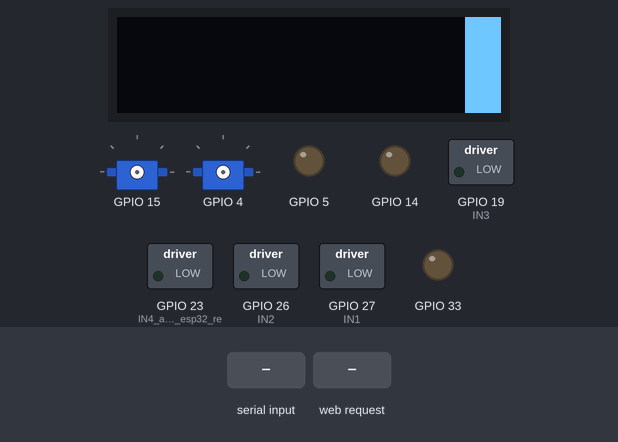
This sketch was run on a simulated ESP32. On the bench: 128×32 one-colour display, 2 × servo, switched loads named in the sketch (green lamp = pin HIGH), output pins drawn as LEDs (lit = HIGH). The test bench sets the inputs (shaded band). WiFi joins after 1.5 s; servers stay silent unless stated; what the sketch prints to the serial monitor is not drawn.

Above: at 10.6 s.
13.8 s: "Camera init failed\n" received over the second serial link
At 15.1 s:
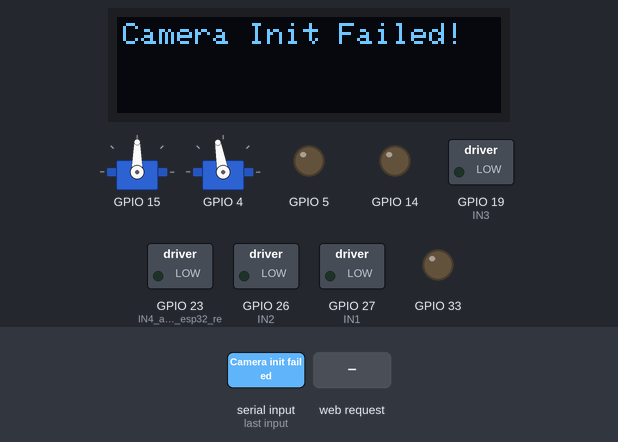
18.5 s: HTTP request GET /symbols_arrow_up received
At 19.5 s:
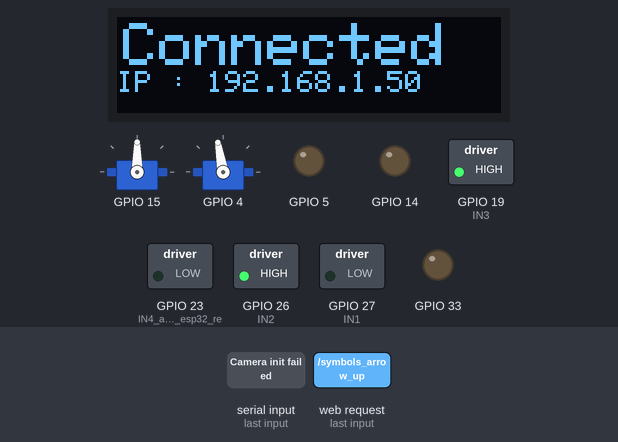
20.5 s: HTTP request GET /symbols_arrow_down received
At 21.3 s:
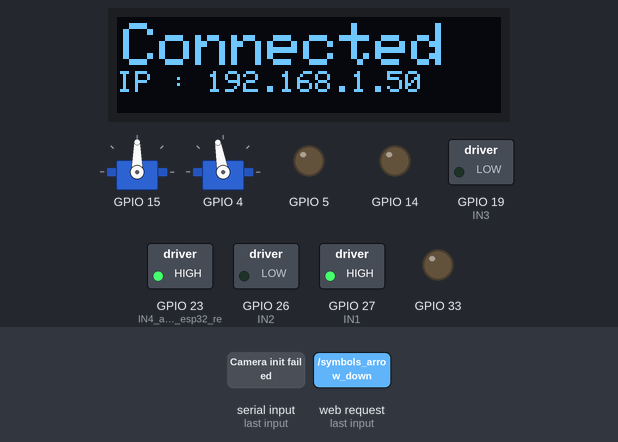
22.4 s: HTTP request GET /symbols_arrow_left received
At 22.8 s:
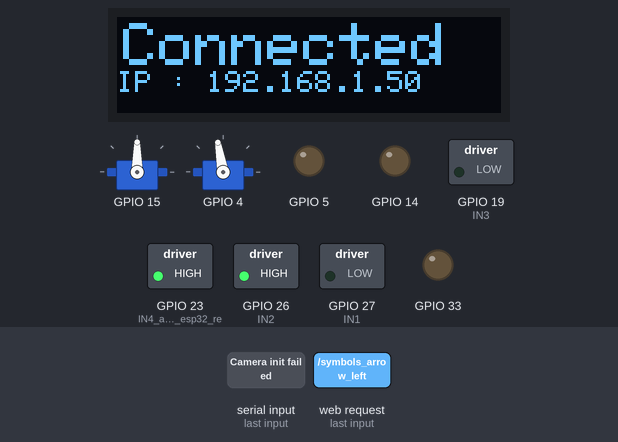
24.3 s: HTTP request GET /symbols_arrow_right received
At 25.4 s:
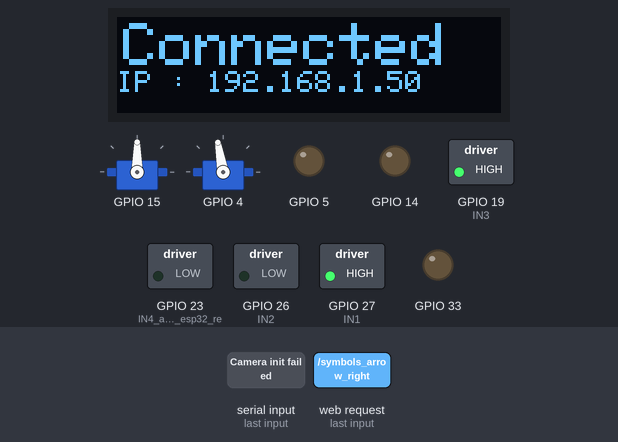
26.2 s: HTTP request GET /ledon received
At 26.7 s:
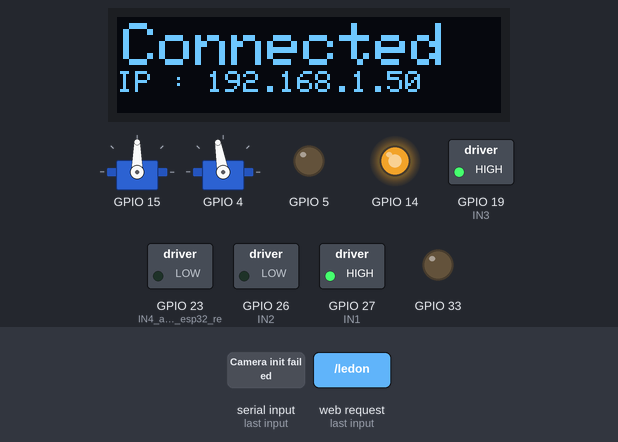
Timing chart, 0 to 29.1 s (numbered marks = the images above; inputs shaded):
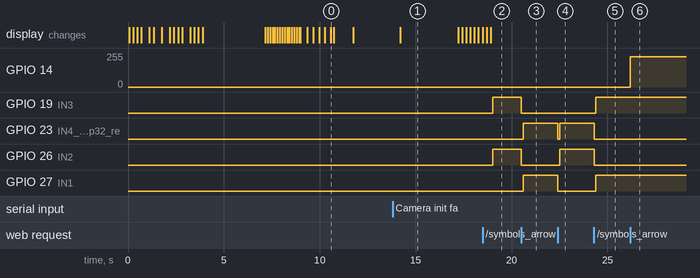

Measured:
- after the input at 13.8 s, the display: changes after 0.40 s (image 1)
- after the input at 18.5 s, GPIO 19 (IN3), GPIO 26 (IN2): LOW → HIGH after 0.52 s
- after the input at 20.5 s, GPIO 19 (IN3), GPIO 26 (IN2): HIGH → LOW at once; GPIO 23 (IN4_and_pin_5_of_esp32_re), GPIO 27 (IN1): LOW → HIGH after 0.10 s
- after the input at 22.4 s, GPIO 23 (IN4_and_pin_5_of_esp32_re): HIGH → LOW at once, → HIGH 0.10 s later; GPIO 26 (IN2): LOW → HIGH after 0.10 s; GPIO 27 (IN1): HIGH → LOW at once
- after the input at 24.3 s, GPIO 19 (IN3), GPIO 27 (IN1): LOW → HIGH after 0.10 s; GPIO 23 (IN4_and_pin_5_of_esp32_re), GPIO 26 (IN2): HIGH → LOW at once
- after the input at 26.2 s, GPIO 14: 0/255 → 227/255 at once
- what the display in image 1 shows lasts 3.0 s, from 14.2 s to 17.2 s

The sketch:

CarControlPanel.ino
```cpp
// --------------- includes -------------
#include <WiFi.h>
#include <analogWrite.h>
#include <ESP32Servo.h>
#include <Adafruit_SSD1306.h>
#include <Adafruit_GFX.h>
#include <Wire.h>
#include <ESP32Servo.h>

// -------------------- Extra functions classes and variables macros ------------------
char* ssid = "HKUCAK";
char* password = "PROPLAYERS";
#define SCREEN_W 128
#define SCREEN_H 32
#define SCREEN_RESET -1
#define SCREEN_ADDR 0x3C

WiFiServer webServer(80);
Adafruit_SSD1306 display(SCREEN_W, SCREEN_H, &Wire, SCREEN_RESET);

void showBanner(){
  display.clearDisplay();
  display.setCursor(0, 0);
  display.drawFastHLine(0, 0, SCREEN_W, SSD1306_WHITE);
  display.drawFastHLine(0, SCREEN_H-1, SCREEN_W, SSD1306_WHITE);
  display.drawFastVLine(0, 0, SCREEN_H, SSD1306_WHITE);
  display.drawFastVLine(SCREEN_W-1, 0, SCREEN_H, SSD1306_WHITE);
  display.display();

  display.setCursor(3, 3);
  display.setTextSize(1);
  display.setTextColor(SSD1306_WHITE);
  String toPtr = "MADE BY :\nTEAM S.H.";
  for (int i = 0; i < toPtr.length(); i++){
    display.print(String(toPtr.charAt(i)));
    display.display();
    if (toPtr.charAt(i) == '\n'){
      display.setTextSize(2);
      display.setCursor(7, 11);
    }
    delay(200);
  }
  delay(3000);

  display.setCursor(0, 0);
  for (int i = 0; i < SCREEN_H; i++){
    display.drawFastHLine(0, i, SCREEN_W, SSD1306_WHITE);
    display.display();
    delay(50);
  }
  display.setCursor(0, 0);
  for (int i = 0; i < SCREEN_W; i++){
    display.drawFastVLine(i, 0, SCREEN_H, SSD1306_BLACK);
    display.display();
  }
}

String CameraIP;
void cameraSetupStart(){
  Serial2.begin(115200, SERIAL_8N1, 16, 17);
  int time_out = 0;

  while (true){
    display.clearDisplay();
    display.setCursor(2, 2);
    display.setTextSize(1);
    display.println("CONNECTING CAMERA");
    display.setTextSize(2);

    time_out += 1;
    if (Serial2.available() > 0){
      String data_ = Serial2.readStringUntil('\n');
      Serial.print("Got Data : "); Serial.println(data_);
//      analogWrite(2, 200);
      if (data_.indexOf("<IP>") != -1 && data_.indexOf("</IP>") != -1){
        CameraIP = data_.substring(4).substring(0, data_.indexOf("</IP>")-4);
        break;
      }
      else if (data_.indexOf("Camera init failed") != -1){
        display.clearDisplay();
        display.setCursor(2, 2);
        display.setTextSize(1);
        display.println("Camera Init Failed!");
        display.setTextSize(2);
        display.display();
        delay(3000);
        break;
      }
//      analogWrite(2, 0);
    }
    else {
      display.clearDisplay();
      display.setCursor(2, 2);
      display.setTextSize(1);
      display.println("Waiting for serial\nconnection.");
      display.setTextSize(2);
      display.display();
      delay(600);
      continue;
    }

    display.print("."); display.display(); delay(100);
    display.print("."); display.display(); delay(100);
    display.print("."); display.display(); delay(100);
    display.print("."); display.display(); delay(100);
    display.print("."); display.display(); delay(100);

    if (time_out == 40){
      display.clearDisplay();
      display.setCursor(2, 2);
      display.setTextSize(1);
      display.println("Camera not found\nstarting model.");
      display.display();
      analogWrite(2, 0);
      delay(1000);
      break;
    }
  }
}

void connectWiFi(char* ssid, char* password){
  WiFi.begin(ssid, password);
  display.clearDisplay();
  display.setTextSize(2);

  while (WiFi.status() != WL_CONNECTED){
    display.setCursor(2, 2);
    display.print("connecting."); display.display();
    delay(200);
    display.print("."); display.display();
    delay(200);
    display.print("."); display.display();
    delay(200);
    display.print("."); display.display();
    delay(200);
    display.clearDisplay();
  }
  display.setCursor(2, 2);
  display.println("Connected");
  display.setTextSize(1);
  display.print("IP : ");
  display.println(WiFi.localIP());
  display.display();
  Serial.println("");
  Serial.println("WiFi connected!");
}

class SH_Motor{
  public:SH_Motor(){
    setMoveSpeed(100);
  }
  public:void moveBackward(){
    stopMove();
    digitalWrite(27, HIGH);
    digitalWrite(23, HIGH);
  }
  public:void moveForward(){
    stopMove();
    digitalWrite(26, HIGH);
    digitalWrite(19, HIGH);
  }
  public:void moveLeft(){
    stopMove();
    digitalWrite(23, HIGH);
    digitalWrite(26, HIGH);
  }
  public:void moveRight(){
    stopMove();
    digitalWrite(19, HIGH);
    digitalWrite(27, HIGH);
  }
  public:void stopMove(){
    digitalWrite(27, LOW);
    digitalWrite(23, LOW);
    digitalWrite(26, LOW);
    digitalWrite(19, LOW);
    delay(100);
  }

  public:void setMoveSpeed(int Speed){
    analogWrite(5, Speed);
  }
};

class Cam_Rotor{
  private:Servo x_axis;
  private:Servo y_axis;
  public:void init(int servo_x, int servo_y){
    x_axis.attach(servo_x);
    y_axis.attach(servo_y);
    x_axis.write(90);
    y_axis.write(100);
  }

  public:String rotateX(int deg){
    // 0 to 180
    if (deg < 0 && deg > 180){
      return "OUT_OF_BOX";
    }
    x_axis.write(deg);
  }
  public:String rotateY(int deg){
    // 70 to 180
    if (deg < 70 && deg > 180){
      return "OUT_OF_BOX";
    }
    y_axis.write(deg);
  }
  public:int getY(){
    return y_axis.read();
  }
  public:int getX(){
    return x_axis.read();
  }
};

// >-------------------------- Main CODE -----------------------<
Cam_Rotor rotor;

void setup() {
  Serial.begin(115200);
  display.begin(SSD1306_SWITCHCAPVCC, SCREEN_ADDR);

  showBanner();
  delay(1000);

  display.clearDisplay();
  display.setTextSize(2);
  display.setTextColor(SSD1306_WHITE);
  display.setCursor(2, 2);

  pinMode(27, OUTPUT); // IN1
  pinMode(26, OUTPUT); // IN2
  pinMode(19, OUTPUT); // IN3
  pinMode(23, OUTPUT); // IN4 and pin 5 of esp32 reserved for pwn (motor speed)
  pinMode(33, OUTPUT);

  rotor.init(15, 4);
  cameraSetupStart();

  Serial.println("servo done");

  connectWiFi(ssid, password);
  Serial.print("Server started at : ");
  Serial.println(WiFi.localIP());
  webServer.begin();
}


String header = "";
SH_Motor motor;

void loop() {
  WiFiClient cli = webServer.available();  // listen clients

  if (WiFi.status() != WL_CONNECTED){
    motor.stopMove();
    analogWrite(14, 0);
    cameraSetupStart();
    connectWiFi(ssid, password);
  }

  if (cli){
    while (cli.connected()){  // connected means client is serving this page.
      if (cli.available()){  // available means client is at loading screen or sending or recieving any http request of webpage.
        char c = cli.read();
        header += c;

        if (c == '\n'){
          Serial.println(header);
//          if (header.indexOf("GET /hi") >= 0){ // if str not in indexOf() so -1 if in but at 0 so 0 else > 0;
//            Serial.println("client saying hi!");
//            cli.println("Welcome to this page :)");
//            cli.println();
//            header = "";
//            break;
//          }
          if (header.indexOf("GET /symbols_arrow_up") >= 0){
            motor.moveForward();
            Serial.println("Going forword!");
          }
          else if (header.indexOf("GET /symbols_arrow_down") >= 0){
            motor.moveBackward();
            Serial.println("Going backword!");
          }
          else if (header.indexOf("GET /symbols_arrow_left") >= 0){
            motor.moveLeft();
            Serial.println("Going left!");
          }
          else if (header.indexOf("GET /symbols_arrow_right") >= 0){
            motor.moveRight();
            Serial.println("Going right!");
          }
          else if (header.indexOf("GET /symbols_arrow_down") >= 0){
            motor.moveBackward();
            Serial.println("Going backword!");
          }
          else if (header.indexOf("GET /setSpeed,") >= 0){
            motor.setMoveSpeed(header.substring(header.indexOf(",")+1, header.indexOf(",")+4).toInt());
            Serial.println("setting speed!");
          }
          else if (header.indexOf("GET /ledon") >= 0){
            analogWrite(14, 227);
          }
          else if (header.indexOf("GET /ledoff") >= 0){
            analogWrite(14, 0);
          }
          else if (header.indexOf("GET /hornOn") >= 0){
            digitalWrite(33, HIGH);
          }
          else if (header.indexOf("GET /hornOff") >= 0){
            digitalWrite(33, LOW);
          }
          else if (header.indexOf("GET /symbols_circle_target") >= 0){
            motor.stopMove();
          }
          else if (header.indexOf("GET /flashon") >= 0){
            analogWrite(32, 200);
          }
          else if (header.indexOf("GET /flashoff") >= 0){
            analogWrite(32, 0);
          }
          else if (header.indexOf("GET /setXcam_rotor,") >= 0){
            int deg = header.substring(header.indexOf(",")+1, header.indexOf(",")+4).toInt();
            rotor.rotateX(deg);
            Serial.println(deg);
          }
          else if (header.indexOf("GET /setYcam_rotor,") >= 0){
            int deg = header.substring(header.indexOf(",")+1, header.indexOf(",")+4).toInt();
            rotor.rotateY(70+deg);
            Serial.println("setting Ycam_rotor!");
          }
          else if (header.indexOf("POST /giveCamIP") >= 0){
            cli.println("HTTP/1.1 200 OK");
            cli.println("Content-type:text/html");
            cli.println("Connection: close");
            cli.println();
            cli.println(CameraIP);
            cli.println();
            header = "";
            break;
          }
          else if (header.indexOf("GET /none") >= 0){
            cli.println("HTTP/1.1 200 OK");
            cli.println("Content-type:text/html");
            cli.println("Connection: close");
            cli.println();
            cli.println("camera viewport");
            cli.println();
            header = "";
            break;
          }
          header = "";

          // Displaying webpage also say it response to client.
          cli.println("HTTP/1.1 200 OK");
          cli.println("Content-type:text/html");
          cli.println("Connection: close");
          cli.println();
          cli.println("<html lang=\"en\"><head><meta charset=\"UTF-8\"><meta http-equiv=\"X-UA-Compatible\" content=\"IE=edge\"><meta name=\"viewport\" content=\"width=device-width, initial-scale=1.0\"><meta charset=\"UTF-8\"><title>Control Panel</title><!-- Development only --><!-- <link rel=\"stylesheet\" href=\"webPage.css\"> --><!-- For production --><link rel=\"stylesheet\" href=\"https://drive.google.com/uc?id=1Obs79z8ctScwBTC_5wYyVDWYe29qFgVn\"></head><body><div class=\"controls\"><button id=\"symbols_horn\" name=\"extraOption\" onclick=\"onClickHorn()\"></button><button class=\"forward\" id=\"symbols_arrow_up\" onclick=\"onclickArrowBtns('symbols_arrow_up')\"></button><button id=\"symbols_head_light\" name=\"extraOption\" onclick=\"onClickLight()\"></button><button class=\"left\" id=\"symbols_arrow_left\" onclick=\"onclickArrowBtns('symbols_arrow_left')\"></button><button class=\"stop\" id=\"symbols_circle_target\" onclick=\"onclickArrowBtns('symbols_circle_target')\"></button><button class=\"right\" id=\"symbols_arrow_right\" onclick=\"onclickArrowBtns('symbols_arrow_right')\"></button><div name=\"extraOption\" id=\"speed\"><span class=\"lable_speed\">SPEED</span><div class=\"value_bar\"><span class=\"changeable_text\">100</span><span></span><input type=\"range\" min=\"60\" max=\"255\" value=\"100\"><span></span></div></div><button class=\"backward\" id=\"symbols_arrow_down\" onclick=\"onclickArrowBtns('symbols_arrow_down')\"></button><button name=\"extraOption\" id=\"symbols_rotation_arrow\" onclick=\"enableCameraMode()\"></button></div><div class=\"camera_controls\"><div class=\"y_origin_rotation\"></div><button class=\"startLive\" id=\"liveStream\" onclick=\"onCameraLive()\"></button><!-- <button class=\"forward\" id=\"symbols_cam_up\" onclick=\"forCameraControls('symbols_cam_up')\"></button> --><button class=\"captureOneImage\" id=\"captureImage\" onclick=\"onCameraCapture()\"></button><!-- <button class=\"left\" id=\"symbols_cam_left\" onclick=\"forCameraControls('symbols_cam_left')\"></button> --><button class=\"stop\" id=\"symbols_cam_target\" onclick=\"on_flash()\"></button><!-- <button class=\"right\" id=\"symbols_cam_right\" onclick=\"forCameraControls('symbols_cam_right')\"></button> --><button class=\"settings\" id=\"settings_cam\" onclick=\"forCameraSettings()\"></button><!-- <button class=\"backward\" id=\"symbols_cam_down\" onclick=\"forCameraControls('symbols_cam_down')\"></button> --><button class=\"control_changer\" id=\"symbols_cam_close\" onclick=\"enableCameraMode()\"></button><div class=\"x_origin_rotation\"></div></div><div class=\"display\"><div class=\"camera\"><button class=\"fullScreenCam\" onclick=\"onFullScreenCam()\">⛶</button><img src=\"none\" alt=\"View Port\" class=\"viewPhotage\"></div></div><div class=\"cam_settings_window\"><div class=\"main_settings\"><h2>Camera Settings</h2><div class=\"options option-1-resolution\"><span>Resolution</span><select id=\"resolutions\"><option value=\"QVGA\">QVGA (320 x 240)</option><option value=\"CIF\">CIF (352 x 288)</option><option value=\"VGA\" selected>VGA (640 x 480)</option><option value=\"SVGA\">SVGA (800 x 600)</option><option value=\"XGA\">XGA (1024 x 768)</option><option value=\"SXGA\">SXGA (1280 x 1024)</option><option value=\"UXGA\">UXGA (1600 x 1200)</option></select></div><div class=\"options option-2-spacial_effect\"><span>Spacial Effect</span><select id=\"spacial_effect\"><option value=\"0\" selected>No Effect</option><option value=\"1\">Negative</option><option value=\"2\">Grayscale</option><option value=\"3\">Red Tint</option><option value=\"4\">Green Tint</option><option value=\"5\">Blue Tint</option><option value=\"6\">Sepia</option></select></div><div class=\"options option-3-filters\"><span>Filter</span><select id=\"filters\"><option value=\"0\" selected>Auto</option><option value=\"1\">Sunny</option><option value=\"2\">Cloudy</option><option value=\"3\">Office</option><option value=\"4\">Home</option></select></div><div class=\"options option-4-brightness\"><span>Brightness</span><div class=\"value_bar\"><span class=\"changeable_text\">0</span><span>-2</span><input type=\"range\" min=\"-2\" max=\"2\" value=\"0\" id=\"brightness\"><span>2</span></div></div><div class=\"options option-5-contrast\"><span>Contrast</span><div class=\"value_bar\"><span class=\"changeable_text\">0</span><span>-2</span><input type=\"range\" min=\"-2\" max=\"2\" value=\"0\" id=\"contrast\"><span>2</span></div></div><div class=\"options option-6-saturation\"><span>Saturation</span><div class=\"value_bar\"><span class=\"changeable_text\">0</span><span>-2</span><input type=\"range\" min=\"-2\" max=\"2\" value=\"0\" id=\"saturation\"><span>2</span></div></div><div class=\"options option-7-quality\"><span>Quality</span><div class=\"value_bar\"><span class=\"changeable_text\">10</span><span>10</span><input type=\"range\" min=\"10\" max=\"63\" value=\"10\" id=\"quality\"><span>63</span></div></div><button class=\"apply_changes\" onclick=\"onApplySettings()\">Apply Changes ✅</button><button class=\"close\" onclick=\"forCameraSettings()\">Close</button></div></div><!-- javascript work--><!-- Development only --><!-- <script src=\"webPage.js\"></script><script src=\"symbols.js\"></script> --><!-- For production --><script type=\"text/javascript\" src=\"https://drive.google.com/uc?id=1t_MHHDxCGf4LnITZPup1M6A_ChPCzmMb\" for_=\"icons\"></script><script src=\"https://drive.google.com/uc?id=1UvMzk9UAZBdNXkOmuxhQKA4nIAhefLzR\" for_=\"logic code\"></script></body></html>");
          cli.println();
          break;
        }
      }
    }
  }
}
```
